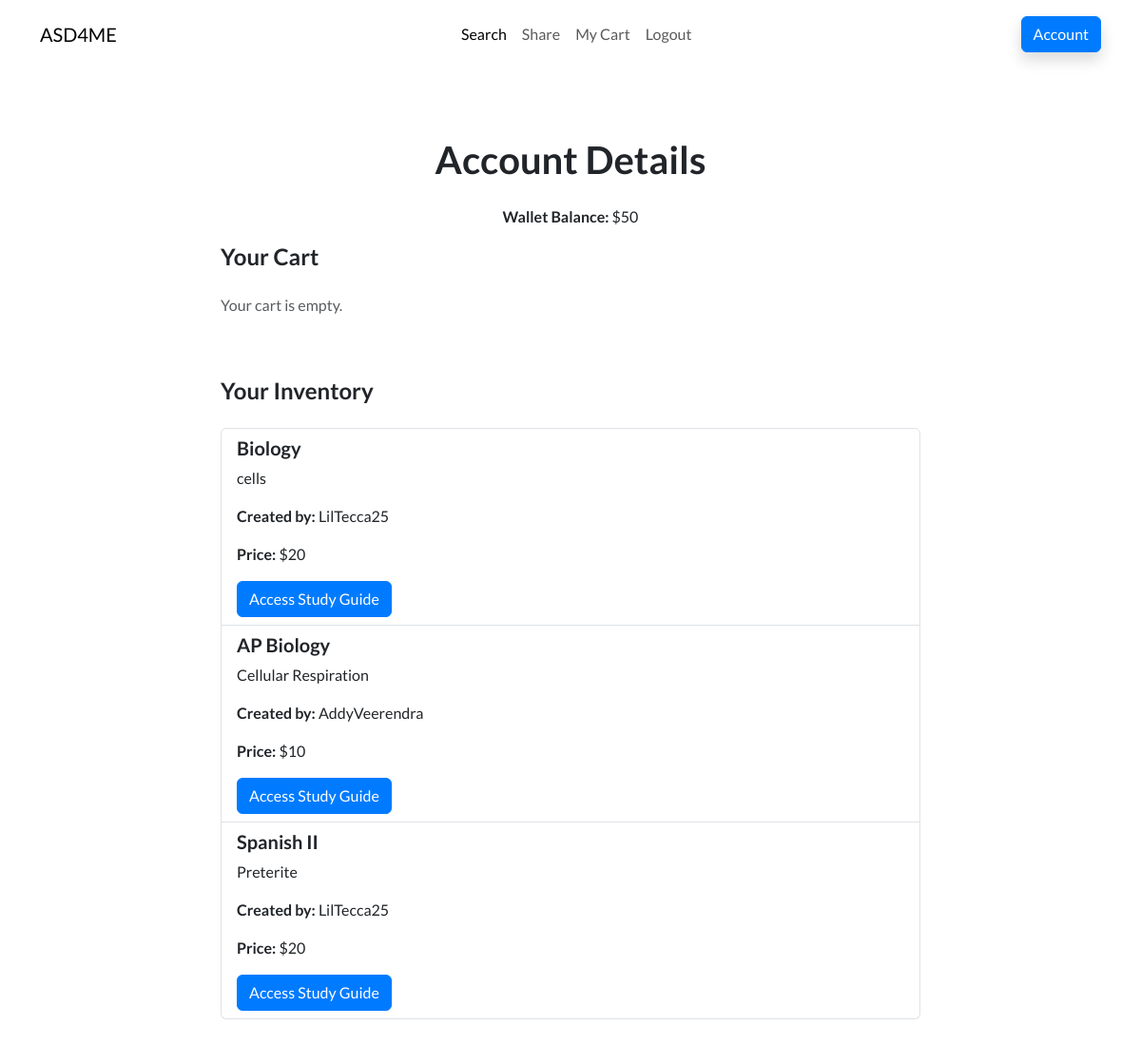
/market/account (signed in), run on the app's committed database.
### models.py (models this page shows)
class Inventory(db.Model):
    id = db.Column(db.Integer, primary_key=True)
    user_id = db.Column(db.Integer, db.ForeignKey('user.id'), nullable=False)
    study_guide_id = db.Column(db.Integer, db.ForeignKey('study_guide.id'), nullable=False)
    study_guide = db.relationship('StudyGuide')
    user = db.relationship('User', backref='inventory_items')

class StudyGuide(db.Model):
    id = db.Column(db.Integer, primary_key=True)
    Class = db.Column(db.String(20), nullable=False)
    UnitTopic = db.Column(db.String(20), nullable=False)
    Price = db.Column(db.Integer, nullable=False)
    Creator = db.Column(db.String(20), nullable=False)
    Link = db.Column(db.String(100), nullable=False)

### Market.py (the view, shortened to what this page needs)
@market_bp.route('/account', methods=['GET', 'POST'])
@login_required
def account_home():
    form = FlaskForm()
    cart = current_user.cart
    if cart:
        cart_items = CartItem.query.filter_by(cart_id=cart.id).all()
    else:
        cart_items = []
    inventory_items = Inventory.query.filter_by(user_id=current_user.id).all()
    return render_template('account.html', wallet=current_user.wallet, cart_items=cart_items, inventory=inventory_items,
                           form=form)

### ASD4ME.py (called while the page is built)
@login_manager.user_loader
def load_user(user_id):
    return User.query.get(int(user_id))

### templates/account.html (shortened to what this page needs)
<!DOCTYPE html>
<html lang="en">
<head>
    <link rel="stylesheet" href="/static/assets/bootstrap/css/bootstrap.min.css">
</head>
<body>
    <nav class="navbar navbar-expand-md fixed-top navbar-shrink py-3 navbar-light" id="mainNav">
        <div class="container">
            <a class="navbar-brand d-flex align-items-center" href="/market">
                <span>ASD4ME</span>
            </a>
            <div class="collapse navbar-collapse" id="navcol-1">
                <ul class="navbar-nav mx-auto">
                    <li class="nav-item">
                        <a class="nav-link active" href="/market/search">Search</a>
                    </li>
                    <li class="nav-item">
                        <a class="nav-link" href="/market/share">Share</a>
                    </li>
                    <li class="nav-item">
                        <a class="nav-link" href="/market/account">My Cart</a>
                    </li>
                    <li class="nav-item">
                        <a class="nav-link" href="/market/logout">Logout</a>
                    </li>
                </ul>
                <a class="btn btn-primary shadow" role="button" href="/market/account">Account</a>
            </div>
        </div>
    </nav>
    <section class="py-5 mt-5">
        <div class="container py-5">
            <div class="row">
                <div class="col-md-8 col-xl-6 text-center mx-auto">
                    <h2 class="display-6 fw-bold mb-4">Account Details</h2>
                    <p><strong>Wallet Balance:</strong> ${{ wallet }}</p>
                </div>
            </div>
            <div class="row d-flex justify-content-center">
                <div class="col-md-8">
                    <h4 class="mb-4">Your Cart</h4>
                    {% if cart_items %}
                        <ul class="list-group">
                            {% for item in cart_items %}
                                <li class="list-group-item d-flex justify-content-between align-items-center">
                                    <div>
                                        <h5>{{ item.study_guide.Class }}</h5>
                                        <p>{{ item.study_guide.UnitTopic }}</p>
                                        <p><strong>Created by:</strong> {{ item.study_guide.Creator }}</p>
                                        <p><strong>Price:</strong> ${{ item.study_guide.Price }}</p>
                                        <p><strong>Quantity:</strong> {{ item.quantity }}</p>
                                    </div>
                                    <form action="{{ url_for('market_bp.account_home') }}" method="post">
                                        {{ form.hidden_tag() }}
                                        <input type="hidden" name="item_id" value="{{ item.id }}">
                                        <button class="btn btn-danger" type="submit">Remove</button>
                                    </form>
                                </li>
                            {% endfor %}
                        </ul>
                        <form action="{{ url_for('market_bp.finalize_purchase') }}" method="post">
                            {{ form.hidden_tag() }}
                            <button class="btn btn-success mt-3" type="submit">Finalize Purchase</button>
                        </form>
                    {% else %}
                        <p class="text-muted">Your cart is empty.</p>
                    {% endif %}
                </div>
            </div>
            <div class="row d-flex justify-content-center mt-5">
                <div class="col-md-8">
                    <h4 class="mb-4">Your Inventory</h4>
                    {% if inventory %}
                        <ul class="list-group">
                            {% for item in inventory %}
                                <li class="list-group-item">
                                    <div>
                                        <h5>{{ item.study_guide.Class }}</h5>
                                        <p>{{ item.study_guide.UnitTopic }}</p>
                                        <p><strong>Created by:</strong> {{ item.study_guide.Creator }}</p>
                                        <p><strong>Price:</strong> ${{ item.study_guide.Price }}</p>
                                        <a href="{{ item.study_guide.Link if item.study_guide.Link.startswith('http') else 'https://' + item.study_guide.Link }}" class="btn btn-primary">Access Study Guide</a>
                                    </div>
                                </li>
                            {% endfor %}
                        </ul>
                    {% else %}
                        <p class="text-muted">Your inventory is empty.</p>
                    {% endif %}
                </div>
            </div>
        </div>
    </section>
</body>
</html>

### data on the page
Inventory: study_guide.Class "Biology", study_guide.UnitTopic "cells", study_guide.Creator "LilTecca25", study_guide.Price "20"
Inventory: study_guide.Class "AP Biology", study_guide.UnitTopic "Cellular Respiration", study_guide.Creator "AddyVeerendra", study_guide.Price "10"
Inventory: study_guide.Class "Spanish II", study_guide.UnitTopic "Preterite", study_guide.Creator "LilTecca25", study_guide.Price "20"

### other printed values
{{ wallet }} "50"
